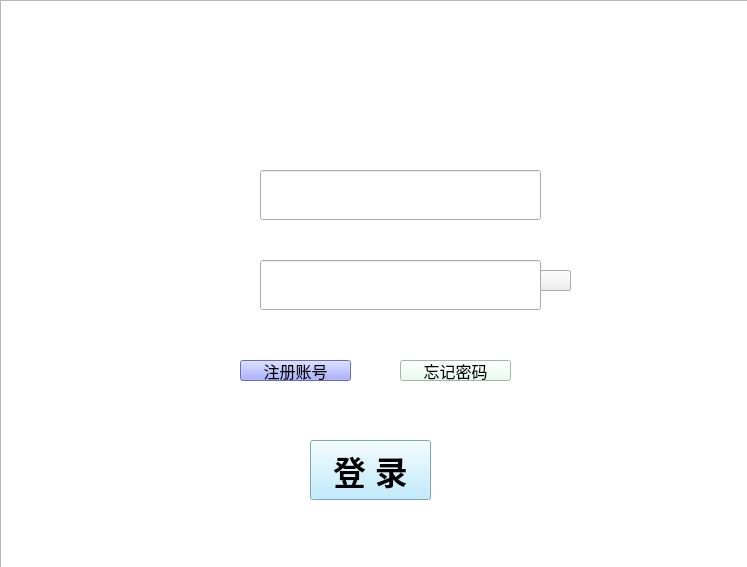
<?xml version="1.0" encoding="UTF-8"?>
<ui version="4.0">
 <class>MainWindow</class>
 <widget class="QMainWindow" name="MainWindow">
  <property name="geometry">
   <rect>
    <x>0</x>
    <y>0</y>
    <width>747</width>
    <height>567</height>
   </rect>
  </property>
  <property name="font">
   <font>
    <family>HONOR Sans Design Thin</family>
    <stylestrategy>PreferAntialias</stylestrategy>
   </font>
  </property>
  <property name="windowTitle">
   <string>登录</string>
  </property>
  <property name="windowIcon">
   <iconset>
    <normaloff>:/新前缀/1.jpg</normaloff>:/新前缀/1.jpg</iconset>
  </property>
  <property name="styleSheet">
   <string notr="true"/>
  </property>
  <widget class="QWidget" name="centralwidget">
   <widget class="QLabel" name="label">
    <property name="enabled">
     <bool>true</bool>
    </property>
    <property name="geometry">
     <rect>
      <x>210</x>
      <y>170</y>
      <width>50</width>
      <height>50</height>
     </rect>
    </property>
    <property name="font">
     <font>
      <family>宋体</family>
      <pointsize>25</pointsize>
      <weight>75</weight>
      <bold>true</bold>
      <stylestrategy>NoAntialias</stylestrategy>
     </font>
    </property>
    <property name="styleSheet">
     <string notr="true">color: rgb(170, 255, 255);
border-image: url(:/新前缀/1x/1x/资源 2.png);
border-color: rgb(255, 190, 241);</string>
    </property>
    <property name="text">
     <string/>
    </property>
   </widget>
   <widget class="QLabel" name="label_2">
    <property name="geometry">
     <rect>
      <x>210</x>
      <y>260</y>
      <width>50</width>
      <height>51</height>
     </rect>
    </property>
    <property name="font">
     <font>
      <family>宋体</family>
      <pointsize>25</pointsize>
      <weight>75</weight>
      <bold>true</bold>
      <stylestrategy>NoAntialias</stylestrategy>
     </font>
    </property>
    <property name="styleSheet">
     <string notr="true">color: rgb(170, 255, 255);
border-image: url(:/新前缀/1x/1x/资源 3.png);</string>
    </property>
    <property name="text">
     <string/>
    </property>
   </widget>
   <widget class="QPushButton" name="pushButton">
    <property name="geometry">
     <rect>
      <x>310</x>
      <y>440</y>
      <width>121</width>
      <height>60</height>
     </rect>
    </property>
    <property name="font">
     <font>
      <family>宋体</family>
      <pointsize>25</pointsize>
      <weight>75</weight>
      <bold>true</bold>
     </font>
    </property>
    <property name="styleSheet">
     <string notr="true">background-color: rgb(174, 231, 255);</string>
    </property>
    <property name="text">
     <string>登 录</string>
    </property>
   </widget>
   <widget class="QLineEdit" name="lineEdit_2">
    <property name="geometry">
     <rect>
      <x>260</x>
      <y>260</y>
      <width>281</width>
      <height>50</height>
     </rect>
    </property>
    <property name="font">
     <font>
      <family>宋体</family>
      <pointsize>18</pointsize>
      <weight>75</weight>
      <bold>true</bold>
      <stylestrategy>NoAntialias</stylestrategy>
     </font>
    </property>
    <property name="text">
     <string/>
    </property>
    <property name="echoMode">
     <enum>QLineEdit::Password</enum>
    </property>
   </widget>
   <widget class="QPushButton" name="pushButton_2">
    <property name="geometry">
     <rect>
      <x>400</x>
      <y>360</y>
      <width>111</width>
      <height>21</height>
     </rect>
    </property>
    <property name="font">
     <font>
      <family>HONOR Sans Display GBK Medium</family>
      <pointsize>12</pointsize>
     </font>
    </property>
    <property name="styleSheet">
     <string notr="true">background-color: rgb(226, 255, 242);</string>
    </property>
    <property name="text">
     <string>忘记密码</string>
    </property>
   </widget>
   <widget class="QPushButton" name="pushButton_3">
    <property name="geometry">
     <rect>
      <x>240</x>
      <y>360</y>
      <width>111</width>
      <height>21</height>
     </rect>
    </property>
    <property name="font">
     <font>
      <family>HONOR Sans Display GBK Medium</family>
      <pointsize>12</pointsize>
     </font>
    </property>
    <property name="styleSheet">
     <string notr="true">background-color: rgb(143, 151, 255);</string>
    </property>
    <property name="text">
     <string>注册账号</string>
    </property>
   </widget>
   <widget class="QListView" name="listView">
    <property name="geometry">
     <rect>
      <x>0</x>
      <y>0</y>
      <width>751</width>
      <height>611</height>
     </rect>
    </property>
    <property name="font">
     <font>
      <pointsize>15</pointsize>
      <stylestrategy>NoAntialias</stylestrategy>
     </font>
    </property>
    <property name="cursor" stdset="0">
     <cursorShape>IBeamCursor</cursorShape>
    </property>
    <property name="styleSheet">
     <string notr="true">border-image: url(:/新前缀/1x/1x/12.png);
</string>
    </property>
   </widget>
   <widget class="QLabel" name="label_3">
    <property name="geometry">
     <rect>
      <x>320</x>
      <y>20</y>
      <width>121</width>
      <height>121</height>
     </rect>
    </property>
    <property name="styleSheet">
     <string notr="true">border-image: url(:/back/资源 1.png);
border-image: url(:/新前缀/1x/1x/资源 1.png);</string>
    </property>
    <property name="text">
     <string/>
    </property>
   </widget>
   <widget class="QLineEdit" name="lineEdit_3">
    <property name="geometry">
     <rect>
      <x>260</x>
      <y>170</y>
      <width>281</width>
      <height>50</height>
     </rect>
    </property>
    <property name="font">
     <font>
      <family>宋体</family>
      <pointsize>18</pointsize>
      <weight>75</weight>
      <bold>true</bold>
      <stylestrategy>NoAntialias</stylestrategy>
     </font>
    </property>
    <property name="text">
     <string/>
    </property>
    <property name="echoMode">
     <enum>QLineEdit::Normal</enum>
    </property>
   </widget>
   <widget class="QPushButton" name="pushButton_4">
    <property name="geometry">
     <rect>
      <x>540</x>
      <y>270</y>
      <width>31</width>
      <height>21</height>
     </rect>
    </property>
    <property name="styleSheet">
     <string notr="true">border-image: url(:/新前缀/1x/1x/资源 5.png);</string>
    </property>
    <property name="text">
     <string/>
    </property>
    <property name="flat">
     <bool>false</bool>
    </property>
   </widget>
   <widget class="QPushButton" name="pushButton_6">
    <property name="geometry">
     <rect>
      <x>540</x>
      <y>270</y>
      <width>31</width>
      <height>21</height>
     </rect>
    </property>
    <property name="styleSheet">
     <string notr="true">border-image: url(:/新前缀/1x/1x/资源 4.png);</string>
    </property>
    <property name="text">
     <string/>
    </property>
   </widget>
   <zorder>listView</zorder>
   <zorder>label</zorder>
   <zorder>label_2</zorder>
   <zorder>pushButton</zorder>
   <zorder>lineEdit_2</zorder>
   <zorder>pushButton_2</zorder>
   <zorder>pushButton_3</zorder>
   <zorder>label_3</zorder>
   <zorder>lineEdit_3</zorder>
   <zorder>pushButton_4</zorder>
   <zorder>pushButton_6</zorder>
  </widget>
 </widget>
 <resources>
  <include location="bg.qrc"/>
 </resources>
 <connections/>
</ui>
